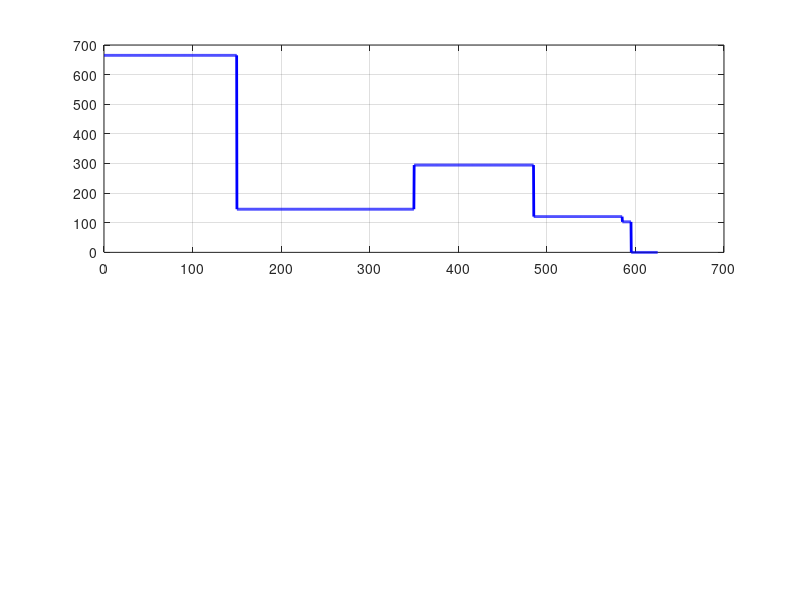

This figure's MATLAB source: (Note: this script raises an error after producing the figure.)
%%ME322 Project - Alex Trinh 
clc; 
clear; 
close all; 

shaft_prop = struct();

%Material Properties 
Sy = 525;  % MPa 
Sut =  800; % MPa  

g = 9.81; 

%Gear Masses
shaft_prop.O.mass = 12500*10^-3;
shaft_prop.C.mass = 22000*10^-3; 
shaft_prop.D.mass = 10500 *10^-3; 


%Angular Speed 
w_TH = 600 + 15*(20+8);
w_TH_rad = (w_TH*2*pi/60);

% Distances along the shaft from Gear O
x = [0:.1:625];
shaft_prop.distX.O = 0.000;    % Gear O 
shaft_prop.distX.A = 0.150;    % Bearing A
shaft_prop.distX.C = 0.350;    % Gear C (150mm + 200mm)
shaft_prop.distX.B = 0.485;    % Bearing B (350mm + 135mm)
shaft_prop.distX.Dt = 0.585;   % Sprocket D (485mm + 140mm)
shaft_prop.distX.Dw = 0.595;   % Sprocket D Center of Mass plane (Wd)

%Critical Point Diameters 
D = 38e-3 ; 
shaft_prop.O.diameter = 0.3; 
shaft_prop.A.diameter =  7*D/6; 
shaft_prop.C.diameter = 0.275; 
shaft_prop.B.diameter = 1.5*D; 
shaft_prop.D.diameter = 0.250; 

%Ordered member diameters from Gear O 
% diameters = [ 0.275, D, 7*D/6, 1.25*D, 0.300, 1.5*D, 0.485, 1.25*D,  0.250]; 
shaft_prop.diameter = [ 0.275, D, 7*D/6, 1.25*D, 0.300, 1.5*D, 0.485, 1.25*D,  0.250]; 

%% Force Balance Equations: 

% Weight Calcs 
Wo = g*shaft_prop.O.mass;
Wc = g*shaft_prop.C.mass; 
Wd = g*shaft_prop.D.mass; 

%Finding input torque 
hp_to_w = 745.7; 

T_input = (4.5*hp_to_w) / w_TH_rad; % Torque at O 
T_gearC = 0.75*T_input; % Torque at C 
T_gearD = 0.25*T_input; % Torque at D

% Calculate the forces acting on each gear
Ft_O = T_input/(0.5*shaft_prop.O.diameter);
Fa_O = 2.25* Ft_O; 
Fr_O = Fa_O/0.625; 

Ft_C = T_gearC / (0.5*shaft_prop.C.diameter); % Force on gear C (Pt)
Fr_C = Ft_C*tand(30); 

Ft_D = T_gearD / (0.5* shaft_prop.D.diameter); % Force on gear D

Mz_O = - Fa_O * (0.5 * shaft_prop.O.diameter);

% Resultant Fx Force Balance 
Bx = Fa_O;

% Resultant My,a Force Balance 
Bz = (1/0.335)*(-0.15*Ft_O  + 0.2* Ft_C +0.435*Ft_D);

% Resultant Fz Force Balance
Az = -(-Ft_O + Bz - Ft_D - Ft_C);

% Resultant Mz,A Force Balance 
By = (1/0.335) * ((Fr_O - Wo)*0.15 + Mz_O + (Fr_C + Wc)*0.20 + Wd*0.445);
Ay = -(By + (Fr_O - Wo) - (Fr_C + Wc) - Wd);

%% Shear Moment and Moment Diagrams

shear_moment_prop = struct();

% Define shaft domain (0 to 625 mm)
shear_moment_prop.x = linspace(0, 0.625, 2000); 

% XY Plane Forces (Vertical)
shear_moment_prop.Fy_O = Fr_O - Wo;
shear_moment_prop.Fy_A = Ay;
shear_moment_prop.Fy_C = -(Fr_C + Wc);
shear_moment_prop.Fy_B = By;
shear_moment_prop.Fy_Dw = -Wd;

% XZ Plane Forces (Horizontal)
shear_moment_prop.Fz_O = -Ft_O;
shear_moment_prop.Fz_A = Az;
shear_moment_prop.Fz_C = -Ft_C;
shear_moment_prop.Fz_B = Bz;
shear_moment_prop.Fz_Dt = -Ft_D;

% Shear Force Arrays [N]
shear_moment_prop.Vy = shear_moment_prop.Fy_O.*(shear_moment_prop.x >= shaft_prop.distX.O) + shear_moment_prop.Fy_A.*(shear_moment_prop.x >= shaft_prop.distX.A) + shear_moment_prop.Fy_C.*(shear_moment_prop.x >= shaft_prop.distX.C) + shear_moment_prop.Fy_B.*(shear_moment_prop.x >= shaft_prop.distX.B) + shear_moment_prop.Fy_Dw.*(shear_moment_prop.x >= shaft_prop.distX.Dw);
shear_moment_prop.Vz = shear_moment_prop.Fz_O.*(shear_moment_prop.x >= shaft_prop.distX.O) + shear_moment_prop.Fz_A.*(shear_moment_prop.x >= shaft_prop.distX.A) + shear_moment_prop.Fz_C.*(shear_moment_prop.x >= shaft_prop.distX.C) + shear_moment_prop.Fz_B.*(shear_moment_prop.x >= shaft_prop.distX.B) + shear_moment_prop.Fz_Dt.*(shear_moment_prop.x >= shaft_prop.distX.Dt);

% Bending Moment Arrays [N-m] (Integral of shear)
shear_moment_prop.Mz = Mz_O.*(shear_moment_prop.x >= shaft_prop.distX.O) + shear_moment_prop.Fy_O.*max(0, shear_moment_prop.x - shaft_prop.distX.O) + shear_moment_prop.Fy_A.*max(0, shear_moment_prop.x - shaft_prop.distX.A) + shear_moment_prop.Fy_C.*max(0, shear_moment_prop.x - shaft_prop.distX.C) + shear_moment_prop.Fy_B.*max(0, shear_moment_prop.x - shaft_prop.distX.B) + shear_moment_prop.Fy_Dw.*max(0, shear_moment_prop.x - shaft_prop.distX.Dw);
shear_moment_prop.My = shear_moment_prop.Fz_O.*max(0, shear_moment_prop.x - shaft_prop.distX.O) + shear_moment_prop.Fz_A.*max(0, shear_moment_prop.x - shaft_prop.distX.A) + shear_moment_prop.Fz_C.*max(0, shear_moment_prop.x - shaft_prop.distX.C) + shear_moment_prop.Fz_B.*max(0, shear_moment_prop.x - shaft_prop.distX.B) + shear_moment_prop.Fz_Dt.*max(0, shear_moment_prop.x - shaft_prop.distX.Dt);

% Resultants
shear_moment_prop.V_res = sqrt(shear_moment_prop.Vy.^2 + shear_moment_prop.Vz.^2);
shear_moment_prop.M_res = sqrt(shear_moment_prop.Mz.^2 + shear_moment_prop.My.^2);

%% Shear and Moment Diagrams

figure('Name', 'Shear and Bending Moment Diagrams', 'Color', 'w', 'Position', [100, 100, 900, 700]);

% Resultant Shear Force Plot
subplot(2,1,1);
plot(shear_moment_prop.x*1000, shear_moment_prop.V_res, 'b-', 'LineWidth', 2);
grid on; hold on;
x_ticks = [shaft_prop.distX.O, shaft_prop.distX.A, shaft_prop.distX.C, shaft_prop.distX.B, shaft_prop.distX.Dw] * 1000;
xline(x_ticks, 'k--', {'Gear O', 'Bearing A', 'Gear C', 'Bearing B', 'Sprocket D'}, 'LabelOrientation', 'horizontal');
title('Resultant Shear Force Diagram ($V_{res} = \sqrt{V_y^2 + V_z^2}$)', 'Interpreter', 'latex', 'FontSize', 14);
ylabel('Shear Force, V [N]');
xlim([0 625]);
ylim([0 800]);

%Resultant Moment Plot
subplot(2,1,2);
plot(shear_moment_prop.x*1000, shear_moment_prop.M_res, 'r-', 'LineWidth', 2);
grid on; hold on;
xline(x_ticks, 'k--');
title('Resultant Bending Moment Diagram ($M_{res} = \sqrt{M_y^2 + M_z^2}$)', 'Interpreter', 'latex', 'FontSize', 14);
xlabel('Position along shaft, x [mm]');
ylabel('Bending Moment, M [N-m]');
xlim([0 625]);

% Locate and label the maximum moment
[max_M, idx] = max(shear_moment_prop.M_res);
max_x = shear_moment_prop.x(idx) * 1000;
plot(max_x, max_M, 'ko', 'MarkerFaceColor', 'k', 'MarkerSize', 8);
text(max_x - 40, max_M + 12, sprintf('Max M = %.2f N-m', max_M), 'FontSize', 11, 'FontWeight', 'bold');


%% Static Strength Analysis - Von Mises at All Stress Concentration Points


% Neuber Correction Factors (Notch Sensitivity, Shigley Eq. 6-35b)
sqrt_a_f  = 1.24 - 2.25e-3*Sut + 1.6e-6*Sut^2 - 4.11e-10*Sut^3;   % Bending & Axial
sqrt_a_fs = 0.958 - 1.83e-3*Sut + 1.43e-6*Sut^2 - 4.11e-10*Sut^3;  % Torsion


% Theoretical SCFs (Shigley Charts A-15)
Kt_key  = 2.14;  Kts_key = 3.00;   % End-milled keyway
Kt_f1   = 2.6;   Kts_f1  = 2.1;    % Sharp shoulder fillet (r/d=0.02, D/d~1.25)
Kt_f2   = 2.1;   Kts_f2  = 1.6;    % Generous shoulder fillet (r/d=0.05, D/d~1.2)

% ========================
% All Critical Stress Concentration Points (from shaft drawing)
% ========================
% Each point: x-position, local shaft diameter (smaller side at fillet),
%             Kt, Kts, and notch/fillet radius ratio r/d
%
% Shaft diameters (left to right):
%   9D/10 -> D -> 7D/6 -> 1.25D -> ... -> 1.5D -> 1.25D -> D
% Keyways at Gear O, Gear C, and Sprocket D
% Shoulder fillets at every diameter step transition

scp_labels = { ...
    '1. Gear O Keyway',            ...
    '2. Shoulder: 9D/10 -> D',     ...
    '3. Shoulder: D -> 7D/6',      ...
    '4. Shoulder: 7D/6 -> 1.25D',  ...
    '5. Gear C Keyway',            ...
    '6. Shoulder: 1.25D -> 1.5D',  ...
    '7. Shoulder: 1.5D -> 1.25D',  ...
    '8. Shoulder: 1.25D -> D',     ...
    '9. Sprocket D Keyway'};

% x-positions [m] (from shaft drawing dimensions)
scp_x   = [0.000,  0.020,  0.170,  0.325,  0.350,  0.375,  0.505,  0.565,  0.585];

% Local shaft diameter at each SCP (smaller diameter at shoulder) [m]
scp_d   = [D,      9*D/10, D,      7*D/6,  1.25*D, 1.25*D, 1.25*D, D,      D    ];

% SCF assignments per point (keyway or fillet type)
scp_Kt  = [Kt_key, Kt_f1,  Kt_f1,  Kt_f2,  Kt_key, Kt_f2,  Kt_f1,  Kt_f1,  Kt_key];
scp_Kts = [Kts_key,Kts_f1, Kts_f1, Kts_f2, Kts_key,Kts_f2, Kts_f1, Kts_f1, Kts_key];
scp_rd  = [0.02,   0.02,   0.02,   0.05,   0.02,   0.05,   0.02,   0.02,   0.02 ];


scp_sigma_vm = zeros(1, length(scp_x));
scp_Ny       = zeros(1, length(scp_x));

fprintf(' Von Mises at All Critical Stress Concentration Points\n');

for i = 1:length(scp_x)
    % --- Local cross-section geometry ---
    d_i = scp_d(i);
    c_i = d_i / 2;
    I_i = (pi * d_i^4) / 64;
    J_i = (pi * d_i^4) / 32;
    A_i = (pi * d_i^2) / 4;

    % --- Internal loads at this x-position ---
    [~, idx_i] = min(abs(shear_moment_prop.x - scp_x(i)));
    M_i = shear_moment_prop.M_res(idx_i);   % Resultant bending moment [N-m]
    V_i = shear_moment_prop.V_res(idx_i);   % Resultant shear force [N]

    % Torque distribution along the shaft:
    %   x <= Gear C  :  T = T_input
    %   Gear C < x <= Sprocket D :  T = T_gearD = 0.25*T_input
    %   x > Sprocket D :  T = 0
    if scp_x(i) <= shaft_prop.distX.C
        T_i = T_input;
    elseif scp_x(i) <= shaft_prop.distX.Dt
        T_i = T_gearD;
    else
        T_i = 0;
    end

    % Axial force (Fa_O acts from Gear O to Bearing B)
    if scp_x(i) <= shaft_prop.distX.B
        Fa_i = Fa_O;
    else
        Fa_i = 0;
    end

    % --- Neuber correction for this notch/fillet radius ---
    r_i   = scp_rd(i) * d_i;   % Notch radius [m]
    Kf_i  = 1 + (scp_Kt(i)  - 1) / (1 + sqrt_a_f  / sqrt(r_i * 1e3));
    Kfs_i = 1 + (scp_Kts(i) - 1) / (1 + sqrt_a_fs / sqrt(r_i * 1e3));

    % --- Nominal stresses [Pa] ---
    sigma_bend  = abs(M_i * c_i / I_i);      % Bending (Mc/I)
    sigma_axial = abs(Fa_i / A_i);            % Axial (uniform across section)
    tau_torsion = abs(T_i  * c_i / J_i);      % Torsion (Tc/J)
    tau_VQIt    = (4 * V_i) / (3 * A_i);      % Transverse shear (4V/3A for solid circle)

    % ==========================================================
    % EVALUATION A: Outer Surface (y = c)
    %   - Max bending, max torsion, zero transverse shear
    %   - SCFs apply (keyway/fillet is at the surface)
    % ==========================================================
    sigma_surf = Kf_i  * (sigma_bend + sigma_axial);
    tau_surf   = Kfs_i * tau_torsion;
    sigma_vm_surf = sqrt(sigma_surf^2 + 3 * tau_surf^2);

    % ==========================================================
    % EVALUATION B: Neutral Axis (y = 0)
    %   - Zero bending, max transverse shear + torsion
    %   - SCFs = 1.0 (notch is at surface, not at center)
    % ==========================================================
    sigma_na = sigma_axial;                       % Only axial (uniform)
    tau_na   = tau_torsion + tau_VQIt;             % Torsion + VQ/It both peak here
    sigma_vm_na = sqrt(sigma_na^2 + 3 * tau_na^2);

    % Governing Von Mises at this SCP
    sigma_vm = max(sigma_vm_surf, sigma_vm_na);

    scp_sigma_vm(i) = sigma_vm;
    scp_Ny(i) = Sy / (sigma_vm / 1e6);

    % Print detailed results for each point
    fprintf('--- %s  (x = %.0f mm, d = %.1f mm) ---\n', ...
        scp_labels{i}, scp_x(i)*1e3, d_i*1e3);
    fprintf('  M = %.2f N-m,  T = %.2f N-m,  Fa = %.1f N,  V = %.1f N\n', ...
        M_i, T_i, Fa_i, V_i);
    fprintf('  Kf = %.3f,  Kfs = %.3f\n', Kf_i, Kfs_i);
    fprintf('  sigma_bend = %.2f MPa,  sigma_axial = %.2f MPa\n', ...
        sigma_bend/1e6, sigma_axial/1e6);
    fprintf('  tau_torsion = %.2f MPa,  tau_VQ/It = %.2f MPa\n', ...
        tau_torsion/1e6, tau_VQIt/1e6);
    fprintf('  VM Surface = %.2f MPa,  VM Neutral Axis = %.2f MPa\n', ...
        sigma_vm_surf/1e6, sigma_vm_na/1e6);
    fprintf('  Governing Von Mises = %.2f MPa\n', sigma_vm / 1e6);
    fprintf('  Static Safety Factor Ny = %.2f\n\n', scp_Ny(i));
end

% ========================
% Governing result across all SCPs
% ========================
[sigma_gov, idx_gov] = max(scp_sigma_vm);
fprintf('============================================================\n');
fprintf(' GOVERNING POINT: %s\n', scp_labels{idx_gov});
fprintf(' Max Von Mises Stress = %.2f MPa\n', sigma_gov / 1e6);
fprintf(' Static Factor of Safety Ny = %.2f\n', Sy / (sigma_gov / 1e6));
fprintf('============================================================\n');

% Preserve variables used by downstream fatigue & power-to-yield sections
sigma_p_critical = sigma_gov;
r_keyway = 0.02 * D;
Kf_key  = 1 + (Kt_key  - 1) / (1 + sqrt_a_f  / sqrt(r_keyway * 1e3));
Kfs_key = 1 + (Kts_key - 1) / (1 + sqrt_a_fs / sqrt(r_keyway * 1e3));

%% Fatigue/Endurance Calculation
fatigue_prop = struct();
Se_0 = 0.5*Sut;
a = 4.51;   % Note: Corrected coefficient for Machined surface from 1.38 to 4.51
b = -0.265; % Note: Corrected exponent for Machined surface from -0.067 to -0.265
Za = ((1.645-1.288)/5)*2 + 1.288;

% Marin Factors
fatigue_prop.mar_factors = [];
fatigue_prop.mar_factors(end+1) = a*Sut^b;                                  % ka surface
fatigue_prop.mar_factors(end+1) = 1.51*(D*10^3)^-0.157;                     % kb size (using D = 38mm)
fatigue_prop.mar_factors(end+1) = 1;                                        % kc load
fatigue_prop.mar_factors(end+1) = 1;                                        % kd temperature
fatigue_prop.mar_factors(end+1) = 1 - 0.08*Za;                              % ke reliability

% Endurance limit
fatigue_prop.Se = Se_0 * prod(fatigue_prop.mar_factors);
fprintf("\nEndurance Limit (Se):  %.2f MPa\n", fatigue_prop.Se);

% Rotating Shaft with Steady Bending, Torsion, and Axial Loads at Gear O
M_m = 0; 
T_a = 0;
M_a = abs(Mz_O);      % Alternating bending moment at Gear O (70.70 N-m)
T_m = T_input;        % Mean steady torque (31.42 N-m)
Fa_m = Fa_O;          % Mean steady axial force (471.31 N)

% Nominal Stresses using shaft diameter D (0.038 m)
sigma_a_nom = (32 * M_a) / (pi * D^3);       % Alternating bending stress
tau_m_nom = (16 * T_m) / (pi * D^3);         % Mean torsional stress
sigma_m_axial = (4 * Fa_m) / (pi * D^2);     % Mean axial stress

% Apply fatigue stress concentration factors (using Kf_key and Kfs_key from your keyway)
% Equivalent Alternating and Mean Von Mises Stresses [Pa]
sigma_a_prime = Kf_key * sigma_a_nom; 
sigma_m_prime = sqrt((Kf_key * sigma_m_axial)^2 + 3 * (Kfs_key * tau_m_nom)^2);

% Convert to MPa to match Sut and Se
sigma_a_prime_MPa = sigma_a_prime / 1e6;
sigma_m_prime_MPa = sigma_m_prime / 1e6;

% Goodman's + DE Safety Factor 
% nf = 1 / ( (sigma_a'/Se) + (sigma_m'/Sut) )
nf = 1 / ((sigma_a_prime_MPa / fatigue_prop.Se) + (sigma_m_prime_MPa / Sut));

fprintf("Equivalent Alternating Stress (sigma_a'): %.2f MPa\n", sigma_a_prime_MPa);
fprintf("Equivalent Mean Stress (sigma_m'):      %.2f MPa\n", sigma_m_prime_MPa);
fprintf("Fatigue Factor of Safety (nf):          %.2f\n", nf);

if nf >= 1
    fprintf("Conclusion: Shaft has INFINITE LIFE.\n");
else
    fprintf("Conclusion: Shaft has FINITE LIFE.\n");
end

%% Minimum Power Level for Static Yield 

% Calculate the Factor of Safety at the critical section (Gear O)
Ny_critical = Sy / (sigma_p_critical / 1e6);

% Current operating power is 4.5 hp
P_current_hp = 4.5; 

% Calculate Power to Yield
P_yield_hp = P_current_hp * Ny_critical;
P_yield_watts = P_yield_hp * 745.7;

fprintf('\n--- Power for Static Yielding ---\n');
fprintf('Power required to cause yielding: %.2f hp (%.2f Watts)\n', P_yield_hp, P_yield_watts);


%% Minimum Diameter for Infinite Life of Shaft

fprintf('\n--- Minimum Diameter Iteration (Target nf = 2.0) ---\n');

% Start with the current diameter in meters
D_iter = 0.038; 
step_size = 0.00001; % Shrink by 0.01 mm each step for 2 decimal place accuracy
nf_iter = nf;        % Start with your current nf (~18.59)

% Variables that do not change with D
Se_prime = 0.5 * Sut;
ka = 4.51 * Sut^-0.265;
Za = 1.288 + 0.4 * (1.645 - 1.288); 
ke = 1 - 0.08 * Za;
kc = 1; kd = 1;

% Iteration Loop
while nf_iter > 2.00
    % Shrink the shaft slightly
    D_iter = D_iter - step_size;
    
    % 1. Update kb (valid for D between 2.79 and 51 mm)
    kb_iter = 1.24 * (D_iter * 1000)^-0.107; 
    Se_iter = ka * kb_iter * kc * kd * ke * Se_prime;
    
    % 2. Update Notch Radius and Neuber Factors
    r_iter = 0.02 * (D_iter * 1000); 
    Kf_iter  = 1 + (Kt_key - 1) / (1 + (sqrt_a_f / sqrt(r_iter)));
    Kfs_iter = 1 + (Kts_key - 1) / (1 + (sqrt_a_fs / sqrt(r_iter)));
    
    % 3. Update Nominal Stresses
    sigma_a_nom = (32 * M_a) / (pi * D_iter^3);       
    tau_m_nom = (16 * T_m) / (pi * D_iter^3);         
    sigma_m_axial = (4 * Fa_m) / (pi * D_iter^2);     
    
    % 4. Update Equivalent Stresses [MPa]
    sigma_a_prime = (Kf_iter * sigma_a_nom) / 1e6; 
    sigma_m_prime = sqrt((Kf_iter * sigma_m_axial)^2 + 3 * (Kfs_iter * tau_m_nom)^2) / 1e6;
    
    % 5. Recalculate Goodman Factor of Safety
    nf_iter = 1 / ((sigma_a_prime / Se_iter) + (sigma_m_prime / Sut));
    
    % Fail-safe to prevent infinite loop if it breaks
    if D_iter < 0.001
        disp('Error: Diameter reached unreasonable size.');
        break;
    end
end

% Convert final diameter to mm and round to 2 decimal places
D_min_mm = round(D_iter * 1000, 2);

fprintf('Target Fatigue Factor of Safety: 2.00\n');
fprintf('Minimum Allowable Diameter (D): %.2f mm\n', D_min_mm);
